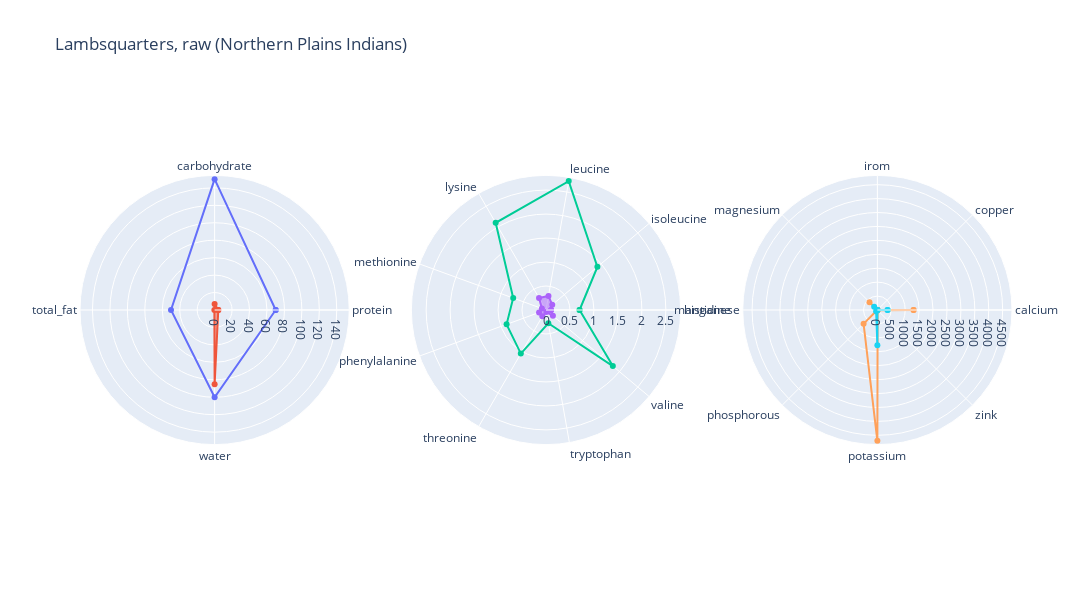

Here is the notebook cell this chart was saved with:
### Code cell
idx = 2585
print(df[summary].iloc[idx].sum())

fig = make_subplots(rows=1, cols=3, specs=[[{'type':'polar'},{'type':'polar'},{'type':'polar'}]])

fig.add_trace(go.Scatterpolar(
      r=low_lim_sum + [low_lim_sum[0]],theta=summary + [summary[0]],
      name='lower_lim'
), row=1, col=1)

fig.add_trace(go.Scatterpolar(
      r=df[summary+[summary[0]]].iloc[idx],
      theta=summary+ [summary[0]],
      fill='toself',
      name=names[idx]
), row=1, col=1)

fig.add_trace(go.Scatterpolar(
      r=low_lim_ess + [low_lim_ess[0]],theta=essential + [essential[0]],
      name='lower_lim'
), row=1, col=2)

fig.add_trace(go.Scatterpolar(
      r=df[essential+[essential[0]]].iloc[idx],
      theta=essential+ [essential[0]],
      fill='toself',
      name=names[idx]
), row=1, col=2)

fig.add_trace(go.Scatterpolar(
      r=low_lim_min + [low_lim_min[0]],theta=minerals + [minerals[0]],
      name='lower_lim'
), row=1, col=3)

fig.add_trace(go.Scatterpolar(
      r=df[minerals+[minerals[0]]].iloc[idx],
      theta=minerals+ [minerals[0]],
      fill='toself',
      name=names[idx]
), row=1, col=3)



fig.update_layout(
    height=600, width=1800,
    title=names[idx],
  polar=dict(
    radialaxis=dict(
      visible=True,
#       range=[0, 100]
    )),
  showlegend=False
)

fig.show()

### Figure 1 — Plotly figure (JSON) as saved in the notebook; plotly's stock layout.template omitted (floating-point values rounded to 4 significant figures)
{"data": [{"name": "lower_lim", "r": [70, 150, 50, 100, 70], "subplot": "polar", "theta": ["protein", "carbohydrate", "total_fat", "water", "protein"], "type": "scatterpolar"}, {"fill": "toself", "name": "Lambsquarters, raw (Northern Plains Indians)", "r": [4.21, 6.96, 0.3, 85.23, 4.21], "subplot": "polar", "theta": ["protein", "carbohydrate", "total_fat", "water", "protein"], "type": "scatterpolar"}, {"name": "lower_lim", "r": [0.7, 1.4, 2.73, 2.1, 0.728, 0.875, 1.05, 0.28, 1.82, 0.7], "subplot": "polar2", "theta": ["histidine", "isoleucine", "leucine", "lysine", "methionine", "phenylalanine", "threonine", "tryptophan", "valine", "histidine"], "type": "scatterpolar"}, {"fill": "toself", "name": "Lambsquarters, raw (Northern Plains Indians)", "r": [0.1057, 0.1695, 0.2971, 0.2915, 0.0907, 0.1542, 0.1526, 0.04249, 0.1881, 0.1057], "subplot": "polar2", "theta": ["histidine", "isoleucine", "leucine", "lysine", "methionine", "phenylalanine", "threonine", "tryptophan", "valine", "histidine"], "type": "scatterpolar"}, {"name": "lower_lim", "r": [1300, 0.9, 8, 400, 2.3, 700, 4700, 11, 1300], "subplot": "polar3", "theta": ["calcium", "copper", "irom", "magnesium", "manganese", "phosphorous", "potassium", "zink", "calcium"], "type": "scatterpolar"}, {"fill": "toself", "name": "Lambsquarters, raw (Northern Plains Indians)", "r": [366, 0.12, 1.16, 163, 1.49, 63, 1270, 0.72, 366], "subplot": "polar3", "theta": ["calcium", "copper", "irom", "magnesium", "manganese", "phosphorous", "potassium", "zink", "calcium"], "type": "scatterpolar"}], "layout": {"height": 600, "polar": {"domain": {"x": [0, 0.2889], "y": [0, 1]}, "radialaxis": {"visible": true}}, "polar2": {"domain": {"x": [0.3556, 0.6444], "y": [0, 1]}}, "polar3": {"domain": {"x": [0.7111, 1], "y": [0, 1]}}, "showlegend": false, "title": {"text": "Lambsquarters, raw (Northern Plains Indians)"}, "width": 1800}}
